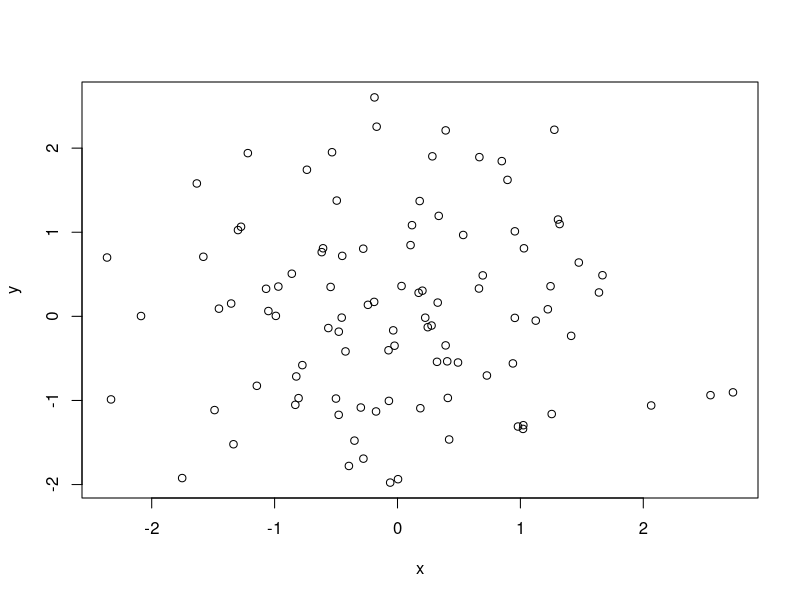

The R source for this figure:

# Analiza danych - big data i data mining - Lab 1 
# 04-03-2017
#-------------------------------------------------------------------------

#-------------------------------------------------------------------------
# 1. Organizacja pracy w środowisku R ------------------------------------
#-------------------------------------------------------------------------

# R jest językiem interpretowanym, dzięki temu można pracować w nim w sposób 
# interaktywny, prawie natychmiast otrzymując wynik wykonywanych poleceń.

# pobranie wersji instalacyjnej: www.r-project.org
# pobranie Rstudio: https://www.rstudio.com/

# kilka poleceń w konsoli R-a, np.
2+3
1:50

# Do tej pory tworzylismy obiekty tylko po to, aby zobaczyc je na ekranie.
# Jednak w codziennej pracy prawie zawsze zachodzi potrzeba zapamietania 
# informacji w pewnych określonym miejscu pamieci komputera, chocby po to 
# aby za chwile moc dokonac na niej jakies operacji.

# <- operator przypisania
x <- rnorm(100) # wektor liczbowy 
y <- rnorm(100)
plot(x,y)

# (brak kolorowania, brak podopowiadania składni funkcji)

#-------------------------------------------------------------------------
# 2. Organizacja pracy w RStudio -----------------------------------------
#-------------------------------------------------------------------------

# pobranie wersji instalacyjnej: www.rstudio.org

# RStudio jest zintegrowanym środowiskiem programistycznym dla istniejšcej
# już w systemie instalacji R. Znakomicie ułatwia pracę z R-em przez:
#  1) automatyczne kolorowanie składni języka,
#  2) zarzadzanie plikami źrodłowymi i projektami, 
#  3) licze rozszerzenia możliwości konsoli,
#  4) system pomocy,
#  5) wyświetlanie grafiki.

# Wybrać Nowy skrypt (Ctrl+Shift+N) - zapisywanie pracy z lab.
# okno z 4 części - można o nich opowiedzieć co gdzie 

# Zasadniczo R może pracować w dwóch trybach:
# - w trybie interaktywnym, gdzie po każdym wydanym poleceniu otrzymujemy
#   informację zwrotną o przebiegu jego wykonania (konsola),
# - w trybie wsadowym, w którym zlecamy środowisku R uruchomienie danego 
#   pliku źródłowego (skryptu), czyli pliku tekstowego najczęściej 
#   o rozszerzeniu .R, zawierajšcego kolejne polecenia języka R
#   przeznaczone do wykonania.
# W codziennej pracy używa się często (co znakomicie ułatwia RStudio) 
# mieszanki tych dwóch trybów, pracując raz to z pojedynczymi poleceniami,
# a kiedy indziej z z całymi zbiorami plików źródłowych. Takie podejście
# będzie niedługo i dla nas najbardziej naturalne.

# Zapisanie w skrypcie kilku poleceń, np.
x <- 'Witamy na Lab1'
print(x)
nchar(x)

# i przesłanie tych poleceń do konsoli: CTRL+ENTER (=Run), CTRL+SHIFT+S 
# (=Source), pokazać co się stanie, gdy uruchomimy częsć zaznaczonego 
# polecenia z x - wtedy pojawia się znak zachęty + który przy okazji można
# wyjaśnić (dokończenie polecenia lub Esc)
# > x <- 'Wi
# + 

# Znak zachęty '>' zmienia się na '+'. Oznacza to, że R oczekuje od nas, 
# że dokończymy wprowadzanie wyrażenia w kolejnym wierszu.

# Komentowanie i odkomentowywanie aktualnego wiersza albo zaznaczonego 
# bloku tekstu (CTRL+SHIFT+c).

# Korzystanie z help'a - R ma łatwo dostępną dokumentację i posiada 
# bardzo rozbudowany system pomocy. 
# np. ?barplot - omówić sekcje help'a, wywołać funkcję z różnymi parametrami 

# forum stackoverflow.com - do polecenia poza dokumentacjš R-a

# Mechanizm podpowiedzi i uzupełniania nazw obiektów. 
# Np. zapisujšc bar (barplot), pokazać jak to działa. Ew.naciskajšc Tab.

# Pakiety - instalacja np. install.packages("MASS") 
# i załadowanie np. library(MASS) (bo dalej korzystam z tego pakietu)

# Zapis Workspace przy kończeniu działania programu. 
# Pokazanie, że po ponownym uruchomieniu możemy odtworzyć stan obliczeń 
# sprzed zamknięcia.

getwd()
# [1] "D:/Moje dokumenty/2017/WIT/AnalizaDanych-2017/AD-Lab-1/AD-Lab-1"
# funkcja setwd("C:/myRfolder") do zmiany domyślnej ścieżki
q('yes')

#-------------------------------------------------------------------------
# 3. Typy danych w R -----------------------------------------------------
#-------------------------------------------------------------------------

# TYPY ATOMOWE:
#-------------------------------------------------------------------------

# wektor wartości logicznych: logical, 
# wektor bajtow: raw
# wektor wartosci calkowitych: integer
# wektor wartosci rzeczywistych: double
# wektor wartosci zespolonych: complex
# wektor napisow: character
# typ pusty: NULL

# WEKTORY LICZBOWE (numeric)
# (wektory całkowite (integer) i wektory rzeczywiste (double))
# ------------------------------------------------------------------------

# tworzenie wektorów przez złaczenie - funkcja c() (od ang.combine)
# Aby utworzyć wektor skladajacy sie z zadanych wartosci wystepujacych 
# w okreslonej kolejnosci, mozemy uzyc funkcji c()

c(3, 5, 2, 6) # obiekt bez nazwy
c(3, 5, 2, 6, 2, 4)

l.osob <- c(3, 5, 2, 6, 2, 4) # nazwanie obiektu
l.osob
# nazywanie obiektów- by móc je zapamiętać i móc dokonywać na nich operacji
# nazwa 1) nie rozpoczyna się od cyfry, podkreślnika, ani cyfry poprzedzonej kropką (?make.names)
# 2) nie zawiera spacji, 3) nie jest słowem kluczowym języka R (?Reserved)


# tworzenie wektorów przez replikację - funkcja rep() (od ang. replicate)
# przykłady

?rep



# tworzenie wektorów przez operator : (przyrosty o 1 lub -1)
# przykłady
# oprocz funkcji c() oraz rep() do tworzenia wektorow o dl >= 1 
# mozemy wykorzystac operator ":", sluzy on do generowania 
# ciagow arytmetycznych o przyrostach rownych zawsze 1 lub -1

?":"


# Ciagi arytmetyczne o dowolnych roznicach generujemy za 
# pomoca funkcji seq():
# tworzenie wektorów przez funkcję seq() (od ang. sequence)
# przykłady

?seq



# uwaga: mimo rozróżnienia typów całkowitych i rzeczywistych w R, przeważnie
# nie powino nas interesować, czy R reprezentuje je za pomocą typu podstawowego
# integer czy double (uznajemy te wektory po prostu za liczbowe (numeric)).
# Rozróżnienie to jest spowodowane tym, że najczęściej za obliczenia na różnych
# typach liczbowych są odpowiedzialne różne jednostki procesora komputera (ALU/FPU).

?typeof
typeof(1:3) # typ podstawowy
typeof(c(1,2,3))
typeof(c(1L,2L,3L)) # jawne wprowadzanie wartosci całkowitych

# WEKTORY NAPISÓW (character)
# ------------------------------------------------------------------------
c('Audi', 'Ford', 'Mazda', 'Subaru', 'Toyota', 'Volvo')
producent <- c('Audi', 'Ford', 'Mazda', 'Subaru', 'Toyota', 'Volvo')
length(producent)
pochodzenie <- c('Europa', 'USA', 'Japonia', 'Japonia', 'Japonia', 'Europa')


# WEKTORY WARTOŚCI LOGICZNYCH (logical)
# ------------------------------------------------------------------------

5 < 4
# TRUE, FALSE - dwie stałe logiczne
c(TRUE, TRUE, FALSE, FALSE)
x <- l.osob > 2
pochodzenie == 'Japonia'

# Utworzenie wektora o zadanej długosci i określonym typie
logical(4)
numeric(5)
vector("numeric", 5)
character(5)
# zwrócić uwagę na domyślne wartości



# 4. Operacje na wektorach
# Do dzialania na wektorach liczbowych mozemy uzywac binarnych operatow
# arytmetycznych 
# dodawanie: +
# odejmowanie: -
# mnozenie: *
# dzielenie: /
# potegowanie: ^
# reszta z dzielenia (modulo): %%
# dzielenie calkowite bez reszty: %/%

# Operacje tego typu wykonywane sa element po elemencie
# ------------------------------------------------------------------------

# operatory arytmetyczne ?Arithmetic
# +, -, *, /, ^, %%, %/%
# do wektorów liczbowych

c(1, 2, 4) + c(1, 2, 3) # działanie element po elemencie (1)
c(1, 2, 4) * c(-1, 1, -1)


x1 <- c(3, 0, 1, 2, 4, 2, 5)
x2 <- c(2, 1, 0, 4, 5, 3, 2)
x3 <- c(2, 4, 3, 5, 0, 1, 4)

(suma <- x1 + x2 + x3)


c(1, 2, 4) * (-1) # 
c(1, 2, 4) * rep(-1, 3) # to samo

# Regula zawijania: jesli wektory sa roznej dlugosci, 
# stosowana jest regula zawijania, ktora niejako powiela krotszy wektor, 
# tak by uzgodnic jego dlugosc z dluzszym wektorem

c(1, 2, 4) + c(1, 2)
c(-1, 1) * 1:5
# powyższe jest efektem reguły zawijania (2)
# wektory będące argumentami operatorów binarnych są roznej dlugosci


# operatory unarne
-c(-2, 0, 5.1)

# Operatory relacyjne
# do porownania wektorow sluza opeatory relacyjne
# mozna stosowac na wektorach dowolnych typów, wynikiem jest zawsze 
# wektor wartosci logicznych

# <, >, <=, >=, ==, !=

(1:3) == (3:1)

wiek <- c(10, 3, 5, 11, 12)

length(wiek) == 4 # czy wiek jest wektorem 4-elementowym
length(wiek) > 0 # czy wiek nie jest pustym wektorem
wiek < 36

## Operatory logiczne
# argumentem sa zasadniczo wektory wartosci logicznych i daja w wyniku też
# wektor logiczny
# negacja: !, alternatywa: |, koniunkcja: &

!TRUE 
TRUE & FALSE
TRUE | FALSE
6 > 0 | 6 < 0

FALSE | c(FALSE, TRUE, TRUE)
FALSE || c(FALSE, TRUE, TRUE)

# uwaga: wszystkie opeatory binarne oprocz ^, =, <- dzialaja zgodnie z zasada 
# "od lewej do prawej" (z zachowaniem kolejnosci dzialan) ?Syntax


# Indeksowanie wektorów --------------------------------------------------
# elementy wektora leżą na ściśle określonych pozycjach (indeksach)
# oznaczanych przez kolejne liczby naturalne 1, 2, itd.
# indeks 1 wskazuje na pierwszy element, ...



# [] - operator indeksujšcy

imie <- c("Janek", "Basia", "Adam", "Aga")


imie[0] # wektor pusty (nie ma takiego elementu)
imie[6] # nieznana wartość - NA



# braki danych (NA), wartosci nieskończone (Inf), nie-liczby (NaN)
# ------------------------------------------------------------------------
cena <- c(25, 33, 45, NA, 35, 40) # w tys. zł
is.na(c(25, 33, 45, NA, 35, 40))

3+NA



# funkcje agregujace dane # eksploracyjna analiza danych

x <- 1:6
y <- c(rep(0, 5), 1)


sum(x)
sum(y)
sum(x, y) # agregujaca 
x + y # zwektoryzowana



# AGREGACJA WEKTOROW Z BRAKAMI DANYCH
# funkcje moga miec specjalny parametr, ktorego 
# ustawienie nakazuje R pomijac wartosci NA

x <- c(2, 4, NA, 6) 
x + 1
sum(x)
?sum
sum(x, na.rm=TRUE)
mean(x, na.rm=TRUE) # srednia z trzech liczb

sum(x[!is.na(x)])   #ew.
sum(na.omit(x)) # ew.


# ------------------------------------------------------------------------
# TYPY ZŁOŻONE
# ------------------------------------------------------------------------

# Ramki danych (data frame)
# ------------------------------------------------------------------------
# obiekty przypominajšce zbiory danych znane z programóW MS Excel, czy SPSS
# wiersze odpowiadaja obserwacjom, kolumny zmiennym

# SAS and SPSS (także Microsoft Excel) both use one main data structure, the data set. Instead, R
# has several different data structures including vectors, factors, data frames,
# matrices, arrays, and lists. The data frame is most like a data set in SAS or
# SPSS. R is flexible enough to allow you to create your own data structures,
# and some add-on packages do just that.

# install.packages("MASS")
# library(MASS)

data("Cars93") # pokazać (np.w prawym górnym oknie, że mamy różne typy danych)

# JAK TWORZYĆ RAMKĘ DANYCH???
# 1. recznie

klasa <- data.frame(
  imie = c('Kasia', 'Zosia', 'Jan'),
  nazwisko = c('Nowak', 'Kowalska', 'Polski'), 
  wiek = c(15, 14, 15)
)
klasa

# Przez połaczenie wektorów, czynników.

imie <-c('Kasia', 'Zosia', 'Jan')
nazwisko <- c('Nowak', 'Kowalska', 'Polski')
plec <- c("K", "K", "M")
wiek <- c(15, 14, 15)

klasa <- data.frame(imie = imie, nazwisko = nazwisko, wiek = wiek)
klasa 

View(klasa)
dim(klasa)
dimnames(klasa)
names(klasa)
str(klasa)

# 2. wczytywanie zbiorow danych z innych zrodel: plikow tekstowych, 
# arkuszy danych (np. format .csv)

# wczytywanie z pakietow:
library(MASS)
data(Cars93)
?Cars93

str(Cars93)
is.data.frame(Cars93)
dim(Cars93) # (liczba obserwacji, liczba zmiennych)

# przykłady wczytania danych z pakietów, plików .csv, i innych...

?write.csv()


# ------------------------------------------------------------------------
# Operacje na ramkach danych
# ------------------------------------------------------------------------

# Filtrowanie danych
# ------------------------------------------------------------------------
# Na ramce danych mozna wykonywac operacje indeksowania i wydobywania elementow

# wymiary ramki danych




# Dodawanie kolumn i wierszy




